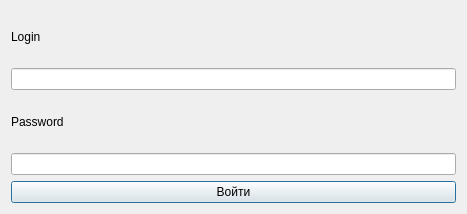
<?xml version="1.0" encoding="UTF-8"?>
<ui version="4.0">
 <class>Dialog</class>
 <widget class="QDialog" name="Dialog">
  <property name="geometry">
   <rect>
    <x>0</x>
    <y>0</y>
    <width>467</width>
    <height>214</height>
   </rect>
  </property>
  <property name="windowTitle">
   <string>Dialog</string>
  </property>
  <layout class="QVBoxLayout" name="verticalLayout_3">
   <item>
    <layout class="QVBoxLayout" name="verticalLayout_2">
     <item>
      <widget class="QLabel" name="label_2">
       <property name="text">
        <string>Login</string>
       </property>
      </widget>
     </item>
     <item>
      <widget class="QLineEdit" name="lineEdit"/>
     </item>
    </layout>
   </item>
   <item>
    <layout class="QVBoxLayout" name="verticalLayout">
     <item>
      <widget class="QLabel" name="label">
       <property name="text">
        <string>Password</string>
       </property>
      </widget>
     </item>
     <item>
      <widget class="QLineEdit" name="lineEdit_2"/>
     </item>
    </layout>
   </item>
   <item>
    <widget class="QPushButton" name="pushButton">
     <property name="text">
      <string>Войти</string>
     </property>
    </widget>
   </item>
  </layout>
 </widget>
 <resources/>
 <connections/>
</ui>
